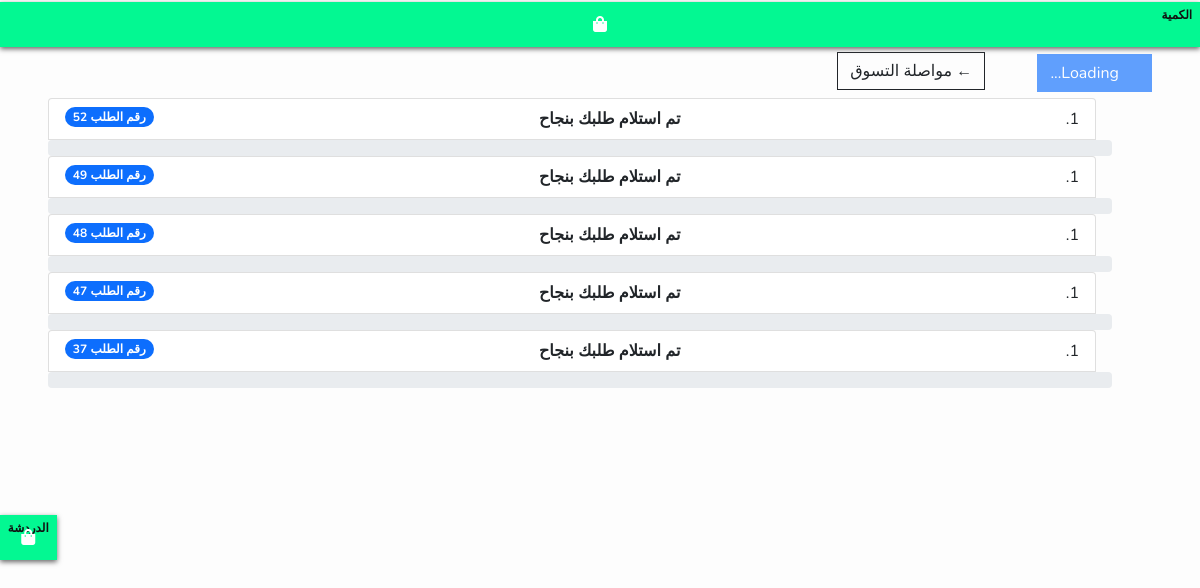
Page /tracking (signed in) on the earlier database version.
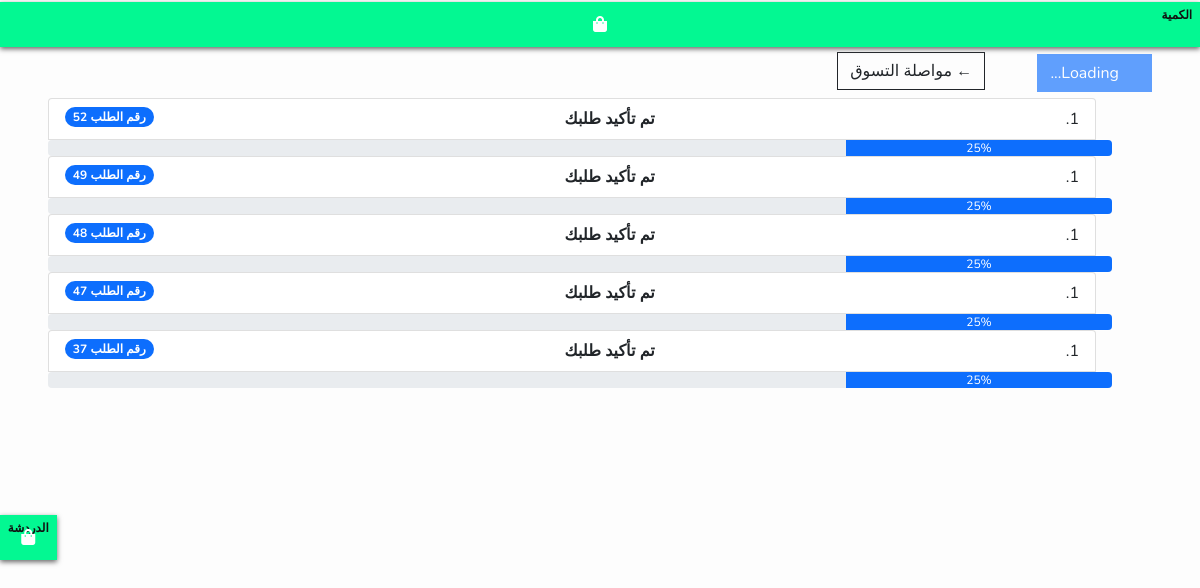
Same page on the later database version.
### app/models.py (models this page shows, shortened)
class Order(models.Model):
    customer = models.ForeignKey(Customer, on_delete=models.SET_NULL, null=True, blank=True)
    date_ordered = models.DateTimeField(auto_now_add=True)
    complete = models.BooleanField(default=False, null=True, blank=True)
    transaction_id = models.CharField(max_length=100, null=True)
    status_order = models.CharField(max_length=2, choices=ORDER_STATUS, default='NO')
    booking_driver = models.BooleanField(default=False, null=True, blank=True)
    driver = models.CharField(max_length=100, blank=True, null=True)

### app/views.py (the view)
# urls.py: path('tracking', views.tracking, name='tracking'),
@login_required()
def tracking(request):
    customer = request.user.customer
    orders = Order.objects.filter(customer=customer).order_by('-id')
    return render(request, 'tracking.html', {'orders':orders})

### app/templates/tracking.html (shortened to what this page needs)
{% extends "base.html" %}
{% block content %}
<div class="m-5">
    <button class="btn btn-primary" type="button" disabled>
        Loading...
    </button>
    <a  class="btn btn-outline-dark m-5 mt-1 mb-2" href="{% url 'listProducts' %}">&#x2190; مواصلة التسوق</a>
    {% for item in orders %}
        {% if item.status_order == 'UR' %}
        <ol class="list-group list-group-numbered">
            <li class="list-group-item d-flex justify-content-between align-items-start">
                <div class="fw-bold">تم استلام طلبك بنجاح</div>
                <span class="badge bg-primary rounded-pill"> رقم الطلب {{item.id}}</span>
            </li>
            <div class="progress">
            </div>
        </ol>
        {% elif item.status_order == 'BA' %}
        <ol class="list-group list-group-numbered">
            <li class="list-group-item d-flex justify-content-between align-items-start">
                <div class="fw-bold">تم تأكيد طلبك</div>
                <span class="badge bg-primary rounded-pill"> رقم الطلب {{item.id}}</span>
            </li>
            <div class="progress">
                <div class="progress-bar" role="progressbar" style="width: 25%;" aria-valuenow="25" aria-valuemin="0" aria-valuemax="100">25%</div>
            </div>
        </ol>
        {% endif %}
    {% endfor %}
</div>
{% endblock content %}

### templates/base.html (shortened to what this page needs)
<!doctype html>
{% load static %}
<html lang="ar" dir="rtl">
  <head>
    <link rel="stylesheet" href="https://cdnjs.cloudflare.com/ajax/libs/font-awesome/5.12.0-2/css/all.min.css">
    <link href="https://cdn.jsdelivr.net/npm/bootstrap@5.0.0-beta3/dist/css/bootstrap.min.css" rel="stylesheet">
    <link rel="stylesheet" type="text/css" href="{% static 'css/main.css' %}">
    <link rel="stylesheet" type="text/css" href="{% static 'css/style.css' %}">
  </head>
  <body style="margin-top: 48px;">
    {% block content %}
    {% endblock content %}
    {% include "include/floating.html" %}
  </body>
</html>

### templates/include/floating.html (shortened to what this page needs)
<div id="container-floating">
<div id="floatingnav" class="collapse show">
    <div id="floating-button2">
        <a href="{% url 'cart' %}">
          <i id="legend" class="fas fa-shopping-bag fa-stack-1x fa-inverse fa-1x" style="top:10px"></i>
          <span class="badge bg-red badge-corner" style="color:#111"> الكمية {{cartItems}}</span>
        </a>
    </div>
    <div id="floating-button3">
        <a href="{% url 'chatroom' 1 %}">
          <i id="legend" class="fas fa-shopping-bag fa-stack-1x fa-inverse fa-1x" style="top:10px"></i>
          <span class="badge bg-red badge-corner" style="color:#111;">الدردشة</span>
        </a>
    </div>
</div>

### static/css/main.css (style rules this page uses)
body { background-color: hsl(0, 0%, 98%); }
.btn { border-radius: 0; }

### static/css/style.css (style rules this page uses)
* { margin: 0; padding: auto; box-sizing: border-box; }
body { background: #fdfdfd; font-family: "Nunito", sans-serif; font-size: 1rem; }
li { margin-right: 1rem; }

### templates/include/floating.html (style rules this page uses)
#floating-button2 { width: 100%; height: 45px; position: fixed; top: 2px; cursor: pointer; background-color: #03f892; box-shadow: 0px 2px 5px #666; }
#floating-button3 { width: auto; height: 45px; position: fixed; bottom:30%; left: 0px; cursor: pointer; background-color: #03f892; box-shadow: 0px 2px 5px #666; }

Differences in the rows shown:
changed Order id 52: status_order "تم استلام طلبك بنجاح" → "تم تأكيد طلبك 25%"
changed Order id 49: status_order "تم استلام طلبك بنجاح" → "تم تأكيد طلبك 25%"
changed Order id 48: status_order "تم استلام طلبك بنجاح" → "تم تأكيد طلبك 25%"
changed Order id 47: status_order "تم استلام طلبك بنجاح" → "تم تأكيد طلبك 25%"
changed Order id 37: status_order "تم استلام طلبك بنجاح" → "تم تأكيد طلبك 25%"
